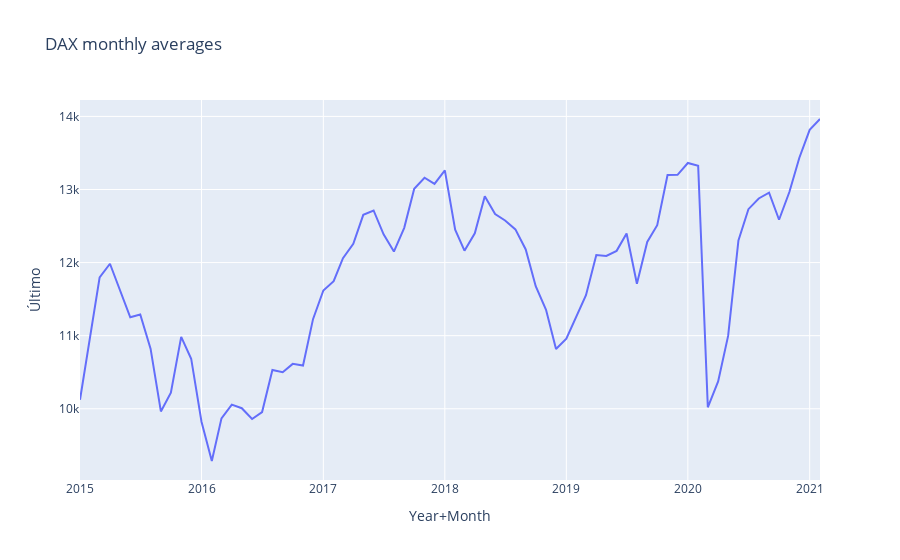

Notebook code for this chart:
### Code cell
fig = px.line(dax_preprocessed2_grouped_mean, x="Year+Month", y="Último", title='DAX monthly averages')
fig.show()
